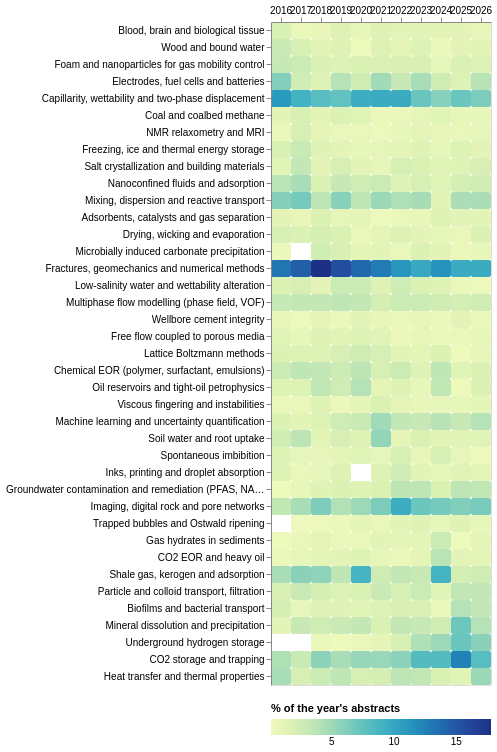

Specify this chart in Vega-Lite:
### Vega-Lite specification from a JSON file in a GitHub repository (floating-point values rounded to 4 significant figures; data arrays with more than 128 entries replaced by an {"elided": "..."} marker saying what was removed)
{"data": {"values": {"elided": "424 records"}}, "mark": {"type": "rect", "cornerRadius": 2}, "encoding": {"color": {"field": "Share", "legend": {"gradientLength": 220, "orient": "bottom"}, "title": "% of the year's abstracts", "type": "quantitative"}, "tooltip": [{"field": "Topic", "type": "nominal"}, {"field": "Year", "type": "ordinal"}, {"field": "Share", "format": ".1f", "title": "% of abstracts", "type": "quantitative"}, {"field": "Abstracts", "type": "quantitative"}], "x": {"axis": {"labelAngle": 0, "orient": "top"}, "field": "Year", "title": null, "type": "ordinal"}, "y": {"axis": {"labelLimit": 260}, "field": "Topic", "sort": ["Blood, brain and biological tissue", "Wood and bound water", "Foam and nanoparticles for gas mobility control", "Electrodes, fuel cells and batteries", "Capillarity, wettability and two-phase displacement", "Coal and coalbed methane", "NMR relaxometry and MRI", "Freezing, ice and thermal energy storage", "Salt crystallization and building materials", "Nanoconfined fluids and adsorption", "Mixing, dispersion and reactive transport", "Adsorbents, catalysts and gas separation", "Drying, wicking and evaporation", "Microbially induced carbonate precipitation", "Fractures, geomechanics and numerical methods", "Low-salinity water and wettability alteration", "Multiphase flow modelling (phase field, VOF)", "Wellbore cement integrity", "Free flow coupled to porous media", "Lattice Boltzmann methods", "Chemical EOR (polymer, surfactant, emulsions)", "Oil reservoirs and tight-oil petrophysics", "Viscous fingering and instabilities", "Machine learning and uncertainty quantification", "Soil water and root uptake", "Spontaneous imbibition", "Inks, printing and droplet absorption", "Groundwater contamination and remediation (PFAS, NAPL)", "Imaging, digital rock and pore networks", "Trapped bubbles and Ostwald ripening", "Gas hydrates in sediments", "CO2 EOR and heavy oil", "Shale gas, kerogen and adsorption", "Particle and colloid transport, filtration", "Biofilms and bacterial transport", "Mineral dissolution and precipitation", "Underground hydrogen storage", "CO2 storage and trapping", "Heat transfer and thermal properties"], "title": null, "type": "nominal"}}, "height": {"step": 17}, "width": "container", "$schema": "https://vega.github.io/schema/vega-lite/v6.4.1.json"}
